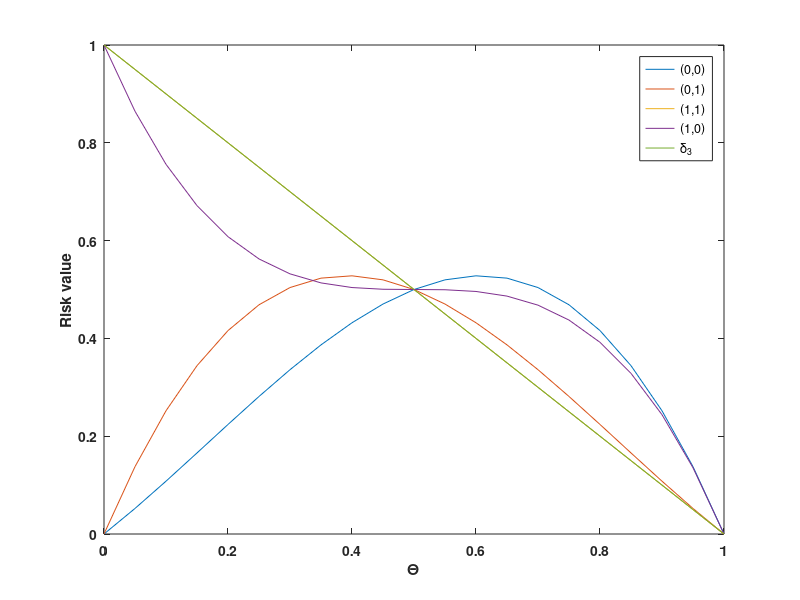

This figure's MATLAB source:
theta = linspace(0,1,21);
f1 = abs( theta - 0).*(1 - theta).^2 + 2*abs( theta - 0).*theta.*(1 - theta) + abs( theta - 1 ).*theta.^2;
f2 = abs( theta - 0).*(1 - theta).^2 + 2*abs( theta - 1).*theta.*(1 - theta) + abs( theta - 1 ).*theta.^2;
f3 = abs( theta - 1).*(1 - theta).^2 + 2*abs( theta - 1).*theta.*(1 - theta) + abs( theta - 1 ).*theta.^2;
f4 = abs( theta - 1).*(1 - theta).^2 + 2*abs( theta - 0).*theta.*(1 - theta) + abs( theta - 1 ).*theta.^2;
plot( theta, f1, theta, f2, theta, f3, theta, f4, theta, abs( theta - 1 ) );
set(gca, "fontweight","bold");
ylabel('Risk value'); xlabel('\Theta');
legend('(0,0)','(0,1)','(1,1)','(1,0)','\delta_3','Location','Best');